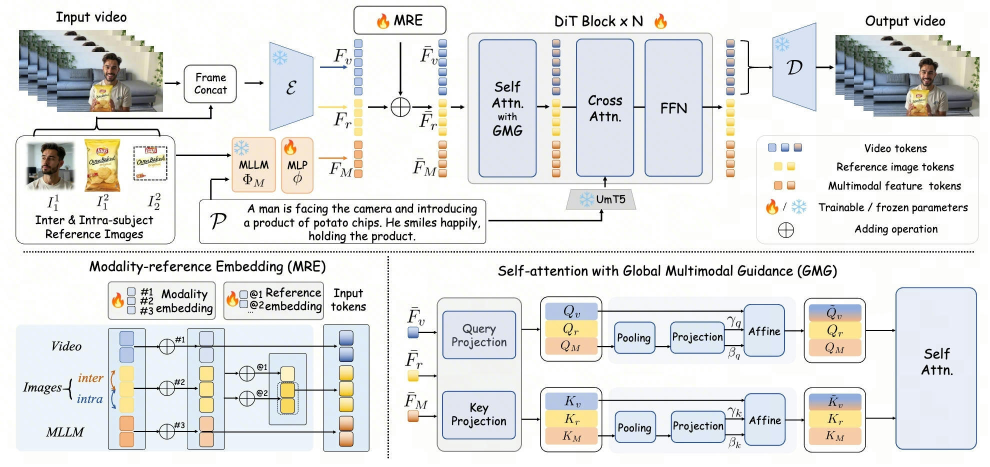
#> input picture submodules/HOMIE/assets/methods.jpg, 1980 x 934 px (shown at 1/2 size)
$ python video_enhancer.py submodules/HOMIE/assets/methods.jpg out.avi   (older library calls are emulated)
#> lines starting #> are read from the running program, lines starting #| are printed output that depends on the picture
#!/usr/bin/env python3
"""
Automated Video Enhancement System
Intelligent video analysis and enhancement algorithms
"""
import os
import sys
import argparse
import numpy as np
from pathlib import Path
from typing import List, Dict, Any, Optional, Tuple
from dataclasses import dataclass
from PIL import Image, ImageEnhance, ImageFilter, ImageStat
import json
from datetime import datetime
import cv2
import math

@dataclass
class VideoAnalysis:
    """Video analysis results"""
    brightness: float
    contrast: float
    saturation: float
    sharpness: float
    noise_level: float
    color_balance: Tuple[float, float, float]
    motion_intensity: float
    quality_score: float
    recommendations: List[str]

@dataclass
class EnhancementConfig:
    """Video enhancement configuration"""
    auto_brightness: bool = True
    auto_contrast: bool = True
    auto_saturation: bool = True
    auto_sharpen: bool = True
    noise_reduction: bool = True
    color_correction: bool = True
    stabilize_motion: bool = False
    upscale_factor: float = 1.0
    quality_mode: str = "balanced"  # fast, balanced, quality

class VideoAnalyzer:
    """Intelligent video analysis system"""

    @staticmethod
    def analyze_frame(frame: Image.Image) -> Dict[str, Any]:
        """Analyze single frame properties"""
        frame_array = np.array(frame)

        # Basic statistics
        stat = ImageStat.Stat(frame)
        brightness = sum(stat.mean) / len(stat.mean) / 255.0

        # Contrast (standard deviation)
        contrast = sum(stat.stddev) / len(stat.stddev) / 255.0

        # Saturation analysis
        if frame.mode == 'RGB':
            hsv_frame = frame.convert('HSV')
            hsv_array = np.array(hsv_frame)
            saturation = np.mean(hsv_array[:, :, 1]) / 255.0
        else:
            saturation = 0.5

        # Sharpness (using Laplacian variance)
        gray_frame = frame.convert('L')
        gray_array = np.array(gray_frame)
        laplacian = cv2.Laplacian(gray_array, cv2.CV_64F)
        sharpness = np.var(laplacian) / 1000.0  # Normalize

        # Noise level (using high-frequency content)
        noise = cv2.medianBlur(gray_array, 5)
        noise_level = np.mean(np.abs(gray_array.astype(float) - noise.astype(float))) / 255.0

        # Color balance
        if frame.mode == 'RGB':
            r_mean = np.mean(frame_array[:, :, 0]) / 255.0
            g_mean = np.mean(frame_array[:, :, 1]) / 255.0
            b_mean = np.mean(frame_array[:, :, 2]) / 255.0
            color_balance = (r_mean, g_mean, b_mean)
        else:
            color_balance = (0.33, 0.33, 0.34)

        return {
            'brightness': brightness,
            'contrast': contrast,
            'saturation': saturation,
            'sharpness': sharpness,
            'noise_level': noise_level,
            'color_balance': color_balance
        }

    @staticmethod
    def analyze_motion(frames: List[Image.Image]) -> float:
        """Analyze motion intensity between frames"""
        if len(frames) < 2:
            return 0.0

        motion_scores = []

        for i in range(len(frames) - 1):
            frame1 = np.array(frames[i].convert('L'))
            frame2 = np.array(frames[i + 1].convert('L'))

            # Calculate optical flow for motion analysis
            flow = cv2.calcOpticalFlowPyrLK(
                frame1.astype(np.uint8),
                frame2.astype(np.uint8),
                None, None
            )[0]

            if flow is not None:
                # Calculate motion magnitude
                magnitude = np.sqrt(flow[:, :, 0]**2 + flow[:, :, 1]**2)
                motion_score = np.mean(magnitude)
                motion_scores.append(motion_score)

        return np.mean(motion_scores) / 100.0 if motion_scores else 0.0

    @staticmethod
    def calculate_quality_score(analysis: Dict[str, Any]) -> float:
        """Calculate overall quality score"""
        brightness_score = 1.0 - abs(analysis['brightness'] - 0.5) * 2  # Ideal ~0.5
        contrast_score = min(analysis['contrast'] * 2, 1.0)  # Higher contrast is better
        saturation_score = 1.0 - abs(analysis['saturation'] - 0.6) * 2  # Ideal ~0.6
        sharpness_score = min(analysis['sharpness'] / 10.0, 1.0)  # Normalize
        noise_score = 1.0 - min(analysis['noise_level'] * 10, 1.0)  # Less noise is better

        # Color balance score (how balanced RGB channels are)
        r, g, b = analysis['color_balance']
        avg_color = (r + g + b) / 3.0
        color_balance_score = 1.0 - (abs(r - avg_color) + abs(g - avg_color) + abs(b - avg_color)) / 3.0

        # Weighted average
        weights = [0.2, 0.2, 0.15, 0.2, 0.15, 0.1]  # brightness, contrast, saturation, sharpness, noise, color
        scores = [brightness_score, contrast_score, saturation_score, sharpness_score, noise_score, color_balance_score]

        quality_score = sum(w * s for w, s in zip(weights, scores))
        return max(0.0, min(1.0, quality_score))

    @staticmethod
    def generate_recommendations(analysis: Dict[str, Any], quality_score: float) -> List[str]:
        """Generate enhancement recommendations based on analysis"""
        recommendations = []

        if quality_score < 0.7:
            recommendations.append("Overall quality needs improvement")

        # Brightness recommendations
        if analysis['brightness'] < 0.3:
            recommendations.append("Increase brightness - video appears too dark")
        elif analysis['brightness'] > 0.7:
            recommendations.append("Decrease brightness - video appears too bright")

        # Contrast recommendations
        if analysis['contrast'] < 0.2:
            recommendations.append("Increase contrast - video lacks depth")
        elif analysis['contrast'] > 0.6:
            recommendations.append("Decrease contrast - video appears harsh")

        # Saturation recommendations
        if analysis['saturation'] < 0.3:
            recommendations.append("Increase saturation - colors appear faded")
        elif analysis['saturation'] > 0.8:
            recommendations.append("Decrease saturation - colors appear oversaturated")

        # Sharpness recommendations
        if analysis['sharpness'] < 1.0:
            recommendations.append("Apply sharpening - video appears soft")
        elif analysis['sharpness'] > 15.0:
            recommendations.append("Apply slight blur - video appears over-sharpened")

        # Noise recommendations
        if analysis['noise_level'] > 0.1:
            recommendations.append("Apply noise reduction - video appears noisy")

        # Color balance recommendations
        r, g, b = analysis['color_balance']
        avg_color = (r + g + b) / 3.0
        if abs(r - avg_color) > 0.1:
            recommendations.append("Correct red channel color balance")
        if abs(g - avg_color) > 0.1:
            recommendations.append("Correct green channel color balance")
        if abs(b - avg_color) > 0.1:
            recommendations.append("Correct blue channel color balance")

        return recommendations

    def analyze_video(self, frames: List[Image.Image]) -> VideoAnalysis:
        """Perform comprehensive video analysis"""
        if not frames:
            return VideoAnalysis(0, 0, 0, 0, 0, (0, 0, 0), 0, 0, [])

        print("🔍 Analyzing video properties...")

        # Analyze all frames
        frame_analyses = []
        for i, frame in enumerate(frames):
            if i % max(1, len(frames) // 10) == 0:
                print(f"📊 Analyzing frame {i + 1}/{len(frames)}")
            frame_analyses.append(self.analyze_frame(frame))

        # Calculate averages
        avg_brightness = np.mean([f['brightness'] for f in frame_analyses])
        avg_contrast = np.mean([f['contrast'] for f in frame_analyses])
        avg_saturation = np.mean([f['saturation'] for f in frame_analyses])
        avg_sharpness = np.mean([f['sharpness'] for f in frame_analyses])
        avg_noise = np.mean([f['noise_level'] for f in frame_analyses])

        # Average color balance
        avg_r = np.mean([f['color_balance'][0] for f in frame_analyses])
        avg_g = np.mean([f['color_balance'][1] for f in frame_analyses])
        avg_b = np.mean([f['color_balance'][2] for f in frame_analyses])
        avg_color_balance = (avg_r, avg_g, avg_b)

        # Motion analysis
        motion_intensity = self.analyze_motion(frames)

        # Create analysis summary
        analysis_dict = {
            'brightness': avg_brightness,
            'contrast': avg_contrast,
            'saturation': avg_saturation,
            'sharpness': avg_sharpness,
            'noise_level': avg_noise,
            'color_balance': avg_color_balance
        }

        # Calculate quality score
        quality_score = self.calculate_quality_score(analysis_dict)

        # Generate recommendations
        recommendations = self.generate_recommendations(analysis_dict, quality_score)

        print(f"✅ Analysis complete - Quality Score: {quality_score:.2f}")

        return VideoAnalysis(
            brightness=avg_brightness,
            contrast=avg_contrast,
            saturation=avg_saturation,
            sharpness=avg_sharpness,
            noise_level=avg_noise,
            color_balance=avg_color_balance,
            motion_intensity=motion_intensity,
            quality_score=quality_score,
            recommendations=recommendations
        )

class VideoEnhancer:
    """Intelligent video enhancement system"""

    def __init__(self, config: EnhancementConfig = None):
        self.config = config or EnhancementConfig()

    def enhance_brightness(self, frame: Image.Image, target_brightness: float = 0.5) -> Image.Image:
        """Enhance frame brightness to target level"""
        current_brightness = np.mean(np.array(frame)) / 255.0
        if abs(current_brightness - target_brightness) < 0.05:
            return frame

        adjustment_factor = target_brightness / current_brightness
        adjustment_factor = max(0.3, min(3.0, adjustment_factor))

        enhancer = ImageEnhance.Brightness(frame)
        return enhancer.enhance(adjustment_factor)

    def enhance_contrast(self, frame: Image.Image, target_contrast: float = 0.4) -> Image.Image:
        """Enhance frame contrast to target level"""
        gray_frame = frame.convert('L')
        current_contrast = np.std(np.array(gray_frame)) / 255.0

        if abs(current_contrast - target_contrast) < 0.05:
            return frame

        adjustment_factor = target_contrast / current_contrast
        adjustment_factor = max(0.5, min(2.5, adjustment_factor))

        enhancer = ImageEnhance.Contrast(frame)
        return enhancer.enhance(adjustment_factor)

    def enhance_saturation(self, frame: Image.Image, target_saturation: float = 0.6) -> Image.Image:
        """Enhance frame saturation to target level"""
        if frame.mode != 'RGB':
            frame = frame.convert('RGB')

        hsv_frame = frame.convert('HSV')
        hsv_array = np.array(hsv_frame)
        current_saturation = np.mean(hsv_array[:, :, 1]) / 255.0

        if abs(current_saturation - target_saturation) < 0.05:
            return frame

        adjustment_factor = target_saturation / current_saturation
        adjustment_factor = max(0.3, min(2.0, adjustment_factor))

        enhancer = ImageEnhance.Color(frame)
        return enhancer.enhance(adjustment_factor)

    def enhance_sharpness(self, frame: Image.Image, target_sharpness: float = 5.0) -> Image.Image:
        """Enhance frame sharpness to target level"""
        gray_frame = frame.convert('L')
        gray_array = np.array(gray_frame)
        laplacian = cv2.Laplacian(gray_array, cv2.CV_64F)
        current_sharpness = np.var(laplacian) / 1000.0

        if abs(current_sharpness - target_sharpness) < 1.0:
            return frame

        if current_sharpness < target_sharpness:
            # Apply sharpening
            adjustment_factor = min(2.5, target_sharpness / current_sharpness)
        else:
            # Apply slight blur
            adjustment_factor = max(0.7, target_sharpness / current_sharpness)

        enhancer = ImageEnhance.Sharpness(frame)
        return enhancer.enhance(adjustment_factor)

    # [16 lines left out: function reduce_noise, not called in this run]

    def correct_color_balance(self, frame: Image.Image, target_balance: Tuple[float, float, float] = (0.33, 0.33, 0.34)) -> Image.Image:
        """Correct color balance"""
        if frame.mode != 'RGB':
            frame = frame.convert('RGB')

        img_array = np.array(frame).astype(np.float32)

        # Calculate current color balance
        r_mean = np.mean(img_array[:, :, 0]) / 255.0
        g_mean = np.mean(img_array[:, :, 1]) / 255.0
        b_mean = np.mean(img_array[:, :, 2]) / 255.0

        # Calculate correction factors
        r_factor = target_balance[0] / r_mean if r_mean > 0 else 1.0
        g_factor = target_balance[1] / g_mean if g_mean > 0 else 1.0
        b_factor = target_balance[2] / b_mean if b_mean > 0 else 1.0

        # Apply corrections
        img_array[:, :, 0] *= r_factor
        img_array[:, :, 1] *= g_factor
        img_array[:, :, 2] *= b_factor

        # Clip values
        img_array = np.clip(img_array, 0, 255).astype(np.uint8)

        return Image.fromarray(img_array)

    # [17 lines left out: function upscale_frame, not called in this run]

    def enhance_frame(self, frame: Image.Image, analysis: VideoAnalysis) -> Image.Image:
        """Enhance single frame based on analysis"""
        enhanced = frame.copy()

        # Apply enhancements based on configuration
        if self.config.auto_brightness:
            enhanced = self.enhance_brightness(enhanced, target_brightness=0.5)

        if self.config.auto_contrast:
            enhanced = self.enhance_contrast(enhanced, target_contrast=0.4)

        if self.config.auto_saturation:
            enhanced = self.enhance_saturation(enhanced, target_saturation=0.6)

        if self.config.auto_sharpen:
            enhanced = self.enhance_sharpness(enhanced, target_sharpness=5.0)

        if self.config.noise_reduction and analysis.noise_level > 0.05:
            reduction_strength = min(analysis.noise_level * 2, 0.8)
            enhanced = self.reduce_noise(enhanced, reduction_strength)

        if self.config.color_correction:
            enhanced = self.correct_color_balance(enhanced)

        if self.config.upscale_factor > 1.0:
            enhanced = self.upscale_frame(enhanced, self.config.upscale_factor)

        return enhanced

    def enhance_video(self, frames: List[Image.Image], progress_callback: Optional[callable] = None) -> List[Image.Image]:
        """Enhance entire video"""
        if not frames:
            return []

        print(f"🎬 Enhancing {len(frames)} frames...")

        # Analyze video first
        analyzer = VideoAnalyzer()
        analysis = analyzer.analyze_video(frames)

        print(f"📊 Quality Score: {analysis.quality_score:.2f}")
        if analysis.recommendations:
            print("💡 Recommendations:")
            for rec in analysis.recommendations:
                print(f"   • {rec}")

        enhanced_frames = []

        for i, frame in enumerate(frames):
            enhanced_frame = self.enhance_frame(frame, analysis)
            enhanced_frames.append(enhanced_frame)

            # Progress callback
            if progress_callback:
                progress = ((i + 1) / len(frames)) * 100
                progress_callback(progress, i + 1, len(frames))

            # Console progress
            if (i + 1) % max(1, len(frames) // 10) == 0:
                progress = ((i + 1) / len(frames)) * 100
                print(f"📈 Enhancement: {progress:.1f}% ({i + 1}/{len(frames)})")

        print(f"✅ Enhanced {len(enhanced_frames)} frames")
        return enhanced_frames

    def save_enhanced_video(self, frames: List[Image.Image], output_path: str, fps: int = 8) -> bool:
        """Save enhanced video"""
        try:
            if not frames:
                print("❌ No frames to save")
                return False

            print(f"💾 Saving enhanced video to {output_path}...")

            frames[0].save(
                output_path,
                save_all=True,
                append_images=frames[1:],
                duration=int(1000 / fps),
                loop=0,
                optimize=True
            )

            file_size = os.path.getsize(output_path) / (1024 * 1024)
            print(f"✅ Saved enhanced video: {output_path} ({file_size:.1f} MB)")
            return True

        except Exception as e:
            print(f"❌ Failed to save enhanced video: {e}")
            return False

def load_video_frames(input_path: str) -> List[Image.Image]:
    """Load video frames from file"""
#> called with input_path = 'submodules/HOMIE/assets/methods.jpg'
    frames = []

    if input_path.lower().endswith(('.gif', '.GIF')):
        try:
            with Image.open(input_path) as img:
                for frame_index in range(getattr(img, 'n_frames', 1)):
                    img.seek(frame_index)
                    frame = img.copy()
                    frames.append(frame.convert('RGB'))
        except Exception as e:
            print(f"Error loading GIF: {e}")
            return []

    elif input_path.lower().endswith(('.png', '.jpg', '.jpeg', '.bmp', '.tiff')):
        try:
            frame = Image.open(input_path).convert('RGB')
#> frame is the input picture: PIL image 1980x934 RGB; mean R, G, B 228, 228.8, 228
            frames.append(frame)
        except Exception as e:
            print(f"Error loading image: {e}")
            return []

    return frames

def main():
    parser = argparse.ArgumentParser(description="Automated Video Enhancement System")
    parser.add_argument("input", help="Input video file")
    parser.add_argument("output", help="Output enhanced video file")
    parser.add_argument("--config", help="JSON configuration file")
    parser.add_argument("--analyze-only", action="store_true", help="Only analyze, don't enhance")
    parser.add_argument("--quality", choices=["fast", "balanced", "quality"], default="balanced",
                       help="Enhancement quality mode")
    parser.add_argument("--upscale", type=float, default=1.0, help="Upscale factor")
    parser.add_argument("--brightness", action="store_true", help="Enable brightness correction")
    parser.add_argument("--contrast", action="store_true", help="Enable contrast correction")
    parser.add_argument("--saturation", action="store_true", help="Enable saturation correction")
    parser.add_argument("--sharpen", action="store_true", help="Enable sharpening")
    parser.add_argument("--denoise", action="store_true", help="Enable noise reduction")
    parser.add_argument("--color-correct", action="store_true", help="Enable color correction")
    parser.add_argument("--fps", type=int, default=8, help="Output FPS")

    args = parser.parse_args()

    # Load configuration
    config = EnhancementConfig(
        auto_brightness=args.brightness,
        auto_contrast=args.contrast,
        auto_saturation=args.saturation,
        auto_sharpen=args.sharpen,
        noise_reduction=args.denoise,
        color_correction=args.color_correct,
        upscale_factor=args.upscale,
        quality_mode=args.quality
    )

    # If config file provided, load it
    if args.config and os.path.exists(args.config):
        try:
            with open(args.config, 'r') as f:
                config_data = json.load(f)
                for key, value in config_data.items():
                    if hasattr(config, key):
                        setattr(config, key, value)
        except Exception as e:
            print(f"⚠️  Failed to load config file: {e}")

    # Enable all corrections if none specified
    if not any([args.brightness, args.contrast, args.saturation, args.sharpen, args.denoise, args.color_correct]):
        config.auto_brightness = True
        config.auto_contrast = True
        config.auto_saturation = True
        config.auto_sharpen = True
        config.noise_reduction = True
        config.color_correction = True

    # Load video frames
    print(f"📁 Loading video from {args.input}...")
    frames = load_video_frames(args.input)
#> frames = 1 item
    if not frames:
        print("❌ Failed to load video")
        return

    print(f"✅ Loaded {len(frames)} frames")
#| ✅ Loaded 1 frames

    # Analyze video
    analyzer = VideoAnalyzer()
    analysis = analyzer.analyze_video(frames)
#> the loop in analyze_video, `for i, frame in enumerate(frames):` made 1 pass
#> (brightness in analyze_frame, contrast in analyze_frame, saturation in analyze_frame, sharpness in analyze_frame, noise_level in analyze_frame, r_mean in analyze_frame, g_mean in analyze_frame, b_mean in analyze_frame) on pass 1: (0.895, 0.211, 0.0616, 4.09, 0.031, 0.894, 0.897, 0.894)
#> (printed output is left out)
#> pass 1, in analyze_frame, `gray_frame = frame.convert('L')`:
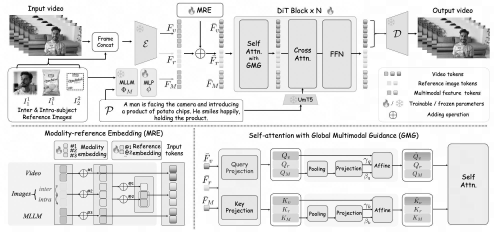
#> gray_frame: PIL image 1980x934 L (shown at 1/4 size); min 0, max 255, mean 228.5
#> pass 1, in analyze_frame, `laplacian = cv2.Laplacian(gray_array, cv2.CV_64F)`:
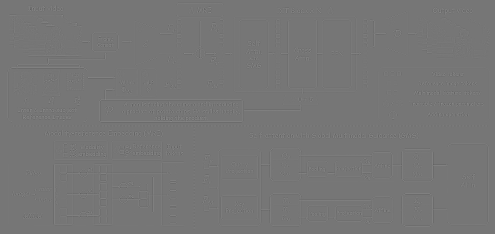
#> laplacian: shape (934, 1980) float64 (shown at 1/4 size); min -750, max 868, mean 0; drawn with min black and max white
#> pass 1, in analyze_frame, `noise = cv2.medianBlur(gray_array, 5)`:
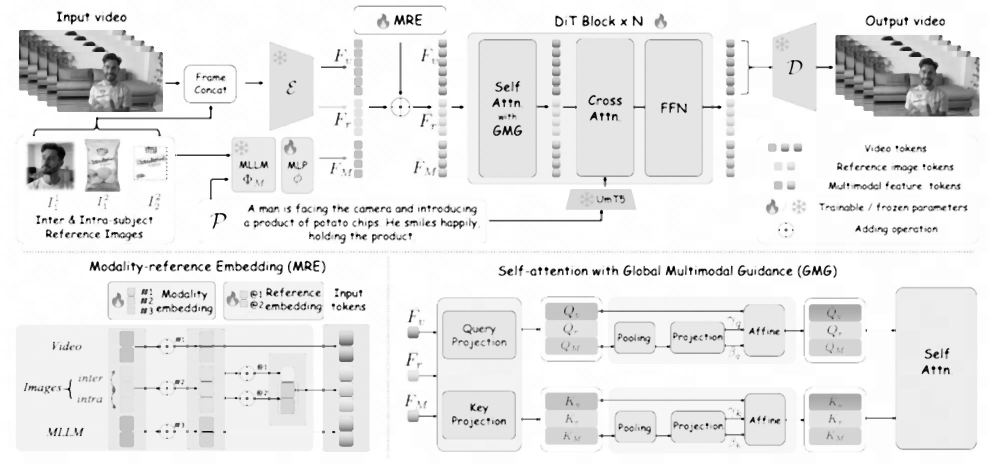
#> noise: shape (934, 1980) (shown at 1/2 size); min 0, max 255, mean 233.6
#> in analyze_video, `avg_brightness = np.mean([f['brightness'] for f in frame_analyses])`: avg_brightness = 0.895
#> (the rest of the program and of its run is left out)
